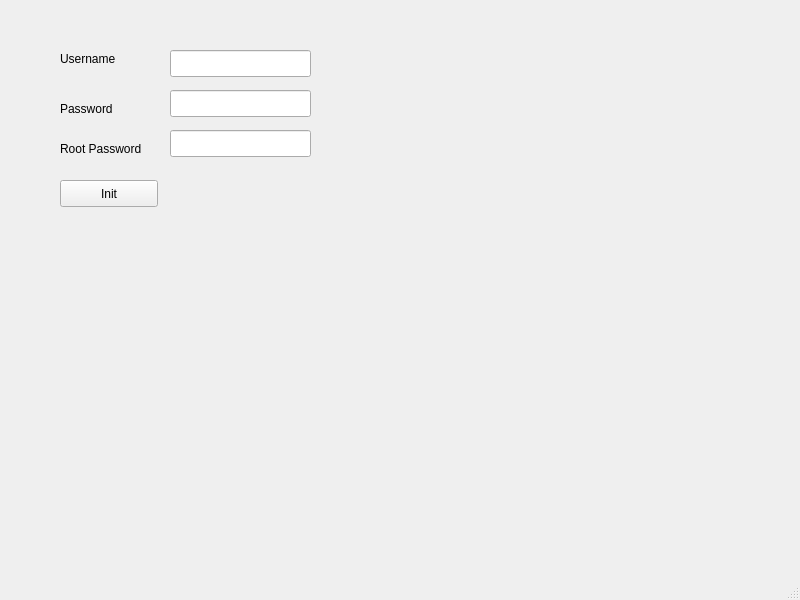
<?xml version="1.0" encoding="UTF-8"?>
<ui version="4.0">
 <class>MainWindow</class>
 <widget class="QMainWindow" name="MainWindow">
  <property name="geometry">
   <rect>
    <x>0</x>
    <y>0</y>
    <width>800</width>
    <height>600</height>
   </rect>
  </property>
  <property name="windowTitle">
   <string>MainWindow</string>
  </property>
  <widget class="QWidget" name="centralwidget">
   <widget class="QLabel" name="label">
    <property name="geometry">
     <rect>
      <x>60</x>
      <y>50</y>
      <width>81</width>
      <height>17</height>
     </rect>
    </property>
    <property name="text">
     <string>Username</string>
    </property>
   </widget>
   <widget class="QLabel" name="label_2">
    <property name="geometry">
     <rect>
      <x>60</x>
      <y>100</y>
      <width>71</width>
      <height>17</height>
     </rect>
    </property>
    <property name="text">
     <string>Password</string>
    </property>
   </widget>
   <widget class="QLabel" name="label_3">
    <property name="geometry">
     <rect>
      <x>60</x>
      <y>140</y>
      <width>101</width>
      <height>17</height>
     </rect>
    </property>
    <property name="text">
     <string>Root Password</string>
    </property>
   </widget>
   <widget class="QLineEdit" name="editName">
    <property name="geometry">
     <rect>
      <x>170</x>
      <y>50</y>
      <width>141</width>
      <height>27</height>
     </rect>
    </property>
   </widget>
   <widget class="QLineEdit" name="editPassword">
    <property name="geometry">
     <rect>
      <x>170</x>
      <y>90</y>
      <width>141</width>
      <height>27</height>
     </rect>
    </property>
   </widget>
   <widget class="QLineEdit" name="editRootPassword">
    <property name="geometry">
     <rect>
      <x>170</x>
      <y>130</y>
      <width>141</width>
      <height>27</height>
     </rect>
    </property>
   </widget>
   <widget class="QPushButton" name="but">
    <property name="geometry">
     <rect>
      <x>60</x>
      <y>180</y>
      <width>98</width>
      <height>27</height>
     </rect>
    </property>
    <property name="text">
     <string>Init</string>
    </property>
   </widget>
  </widget>
  <widget class="QMenuBar" name="menubar">
   <property name="geometry">
    <rect>
     <x>0</x>
     <y>0</y>
     <width>800</width>
     <height>25</height>
    </rect>
   </property>
  </widget>
  <widget class="QStatusBar" name="statusbar"/>
 </widget>
 <resources/>
 <connections/>
</ui>
